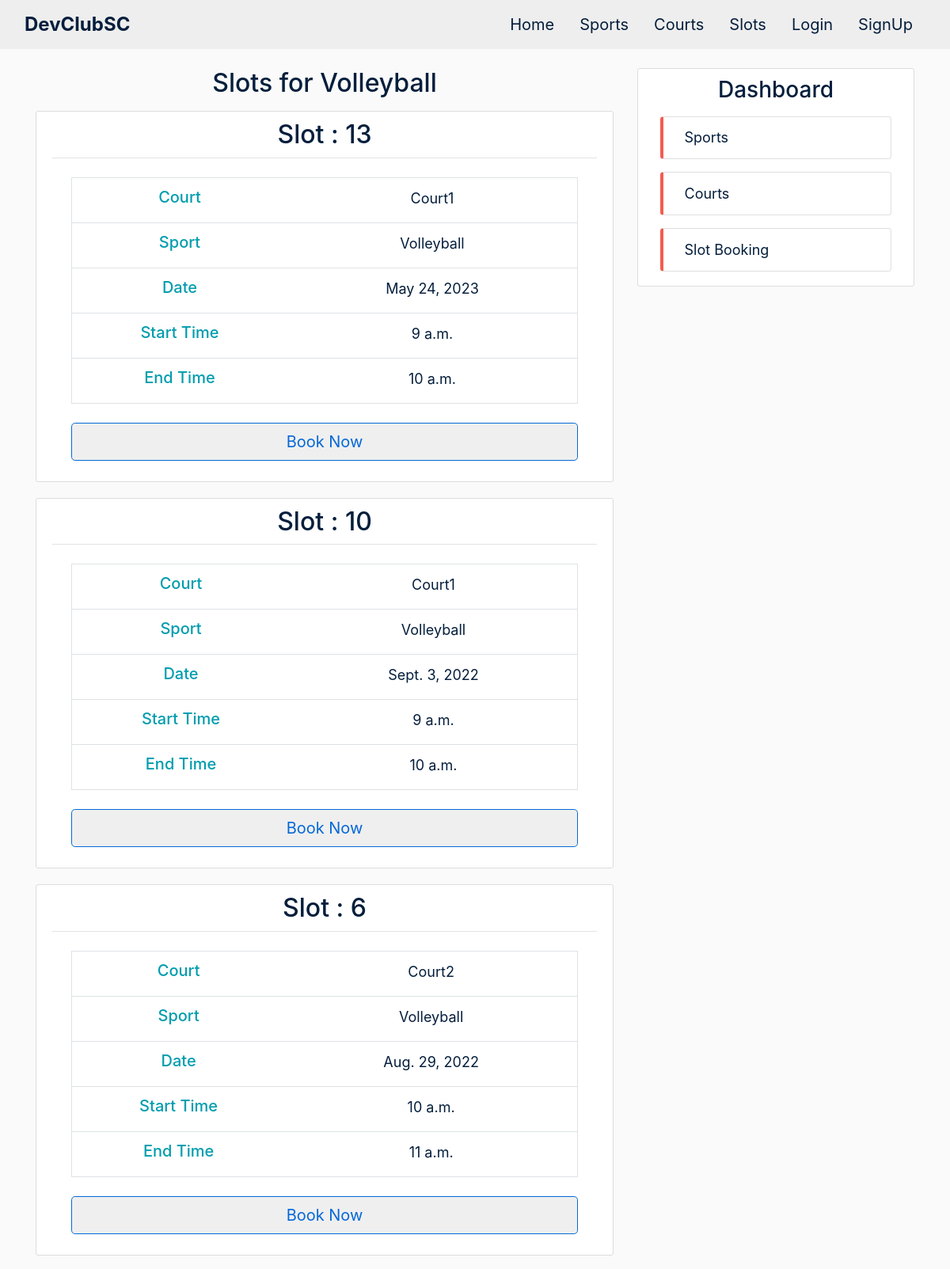
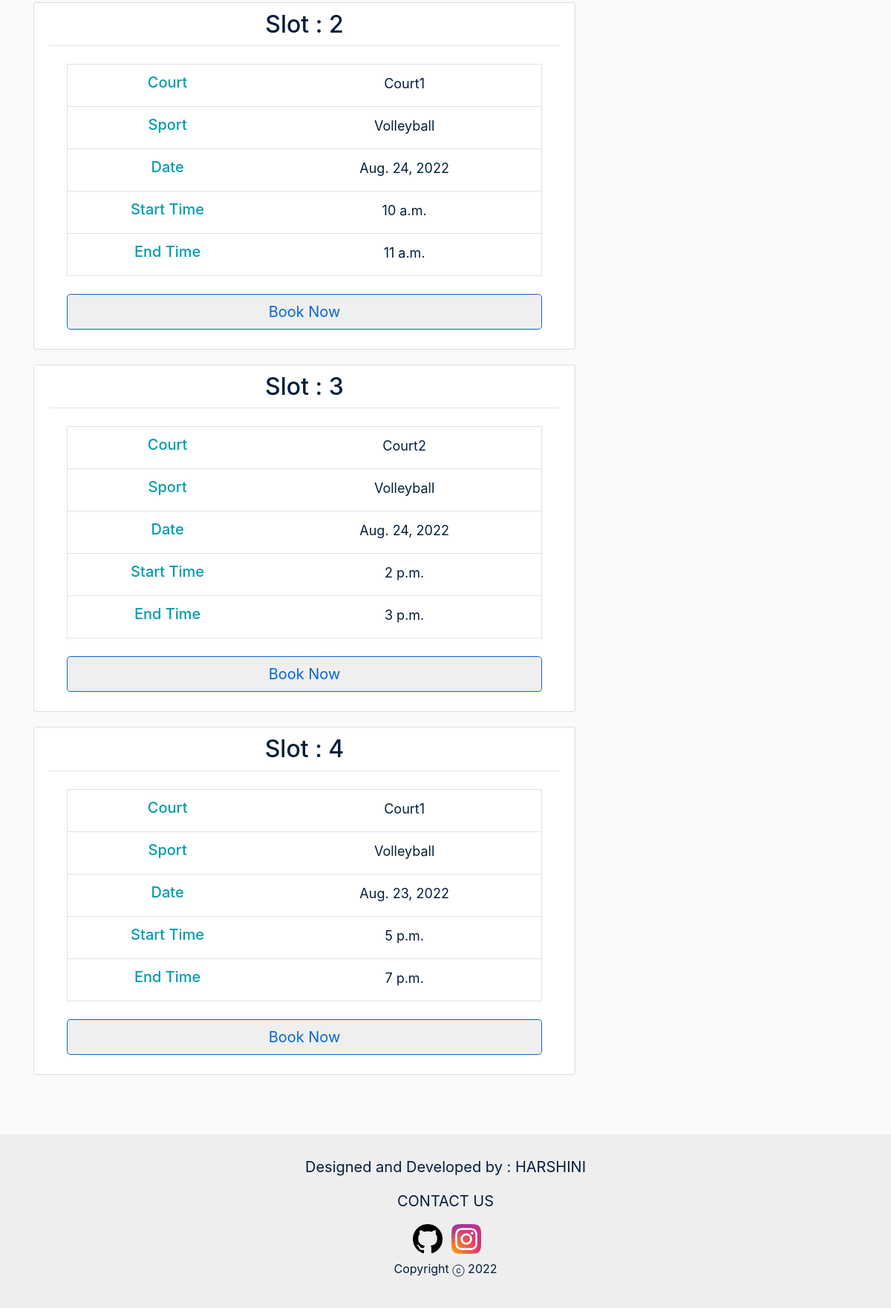
The page /sports/Volleyball/ on the database its author committed (2 pictures, top to bottom).
### sports/models.py (models this page shows, shortened)
class Sport(models.Model):
    name = models.CharField(max_length=100)
    courts = models.ManyToManyField(Court, blank=True)

class Slot(models.Model):
    sport = models.ForeignKey(Sport, on_delete=models.CASCADE, default='')
    court = models.ForeignKey(Court, on_delete=models.CASCADE, default='')
    date = models.DateField()
    start_time = models.TimeField()
    end_time = models.TimeField()

### courts/models.py (models this page shows, shortened)
class Court(models.Model):
    name = models.CharField(max_length=100)
    capacity = models.IntegerField()

### sports/views.py (the view)
# urls.py: path('sports/<str:name>/', SportSlotListView.as_view(), name='sport-slots'),
class SportSlotListView(ListView):
    model = Slot
    template_name = 'sports/sport_slots.html'
    context_object_name = 'slots'
    extra_context = {'staffs': Staff.objects.all(), 'today': datetime.date.today()}
    def get_queryset(self):
        sport = get_object_or_404(Sport, name=self.kwargs.get('name'))
        return Slot.objects.filter(sport=sport).order_by('-date')

### sports/templates/sports/sport_slots.html (shortened to what this page needs)
{% extends 'sports/base.html' %}
{% block content %}
    <h2 class="article-title sport-detail-title centre-text mb-3">Slots for {{ view.kwargs.name }}</h2>
{% for slot in slots %}
    <article class="media content-section">
        <div class="media-body">
            <div class="article-metadata">
                <h2 class="article-title sport-detail-title">Slot : {{slot.id}}</h2>
            </div>
        <div class=" mx-4 my-4">
            <table class="table table-hover border rounded">
                <tbody>
                <tr>
                    <th scope="row" class='centre-text'><h5 class="centre-text side-header mb-2">Court</h5></th>
                    <td class='centre-text px-4'>
                        <a class="small-text small-a" href="{% url 'courts-detail' slot.court.id %}">{{ slot.court.name }}</a>
                    </td>
                </tr>
                <tr>
                    <th scope="row" class='centre-text'><h5 class="centre-text side-header mb-2">Sport</h5></th>
                    <td class='centre-text px-4'>
                        <a class="small-text small-a" href="{% url 'sports-detail' slot.sport.id %}">{{ slot.sport.name }}</a>
                    </td>
                </tr>
                <tr>
                    <th scope="row" class='centre-text'><h5 class="centre-text side-header mb-2">Date</h5></th>
                    <td class='centre-text px-4'>
                        <a class="small-text small-a" href="#">{{ slot.date }}</a>
                    </td>
                </tr>
                <tr>
                    <th scope="row" class='centre-text'><h5 class="centre-text side-header mb-2">Start Time</h5></th>
                    <td class='centre-text px-4'>
                        <a class="small-text small-a" href="#">{{ slot.start_time }}</a>
                    </td>
                </tr>
                <tr>
                    <th scope="row" class='centre-text'><h5 class="centre-text side-header mb-2">End Time</h5></th>
                    <td class='centre-text px-4'>
                        <a class="small-text small-a" href="#">{{ slot.end_time }}</a>
                    </td>
                </tr>
                </tbody>
            </table>
        </div>
            <div class="px-4">
                <form action="{%url 'add_slot' slot.id %}" method="POST">
                    <button type="submit" class="btn btn-outline btn-block btn-lg mt-1 mb-3">Book Now</button>
                </form>
            </div>
        </div>
    </article>
{% endfor %}
{% endblock content %}

### sports/static/sports/main.css (style rules this page uses)
body { background: #fafafa; color: #444444; padding-top: 62px; }
h1, h2, h3, h4, h5, h6 { color: #444444; }
.content-section { background: #ffffff; padding: 10px 20px; border: 1px solid #dddddd; border-radius: 3px; margin-bottom: 20px; }
.article-title { color: #041e3c; }
.article-metadata { padding-bottom: 1px; margin-bottom: 4px; border-bottom: 1px solid #e3e3e3; text-align: center; }
.btn { color:#0468d7 !important; border-color: #0468d7; }
.centre-text { text-align: center; }
.sport-detail-title { color: #041e3c; }
.side-header { color: #009DAE; }
.small-text { font-size: 18px; color: #041e3c; }

### rows shown on the page
Sport: kwargs.name "Volleyball"
Slot: id "13", court.name "Court1", sport.name "Volleyball", date "May 24, 2023", start_time "9 a.m.", end_time "10 a.m."
Slot: id "10", court.name "Court1", sport.name "Volleyball", date "Sept. 3, 2022", start_time "9 a.m.", end_time "10 a.m."
Slot: id "6", court.name "Court2", sport.name "Volleyball", date "Aug. 29, 2022", start_time "10 a.m.", end_time "11 a.m."
Slot: id "2", court.name "Court1", sport.name "Volleyball", date "Aug. 24, 2022", start_time "10 a.m.", end_time "11 a.m."
Slot: id "3", court.name "Court2", sport.name "Volleyball", date "Aug. 24, 2022", start_time "2 p.m.", end_time "3 p.m."
Slot: id "4", court.name "Court1", sport.name "Volleyball", date "Aug. 23, 2022", start_time "5 p.m.", end_time "7 p.m."
